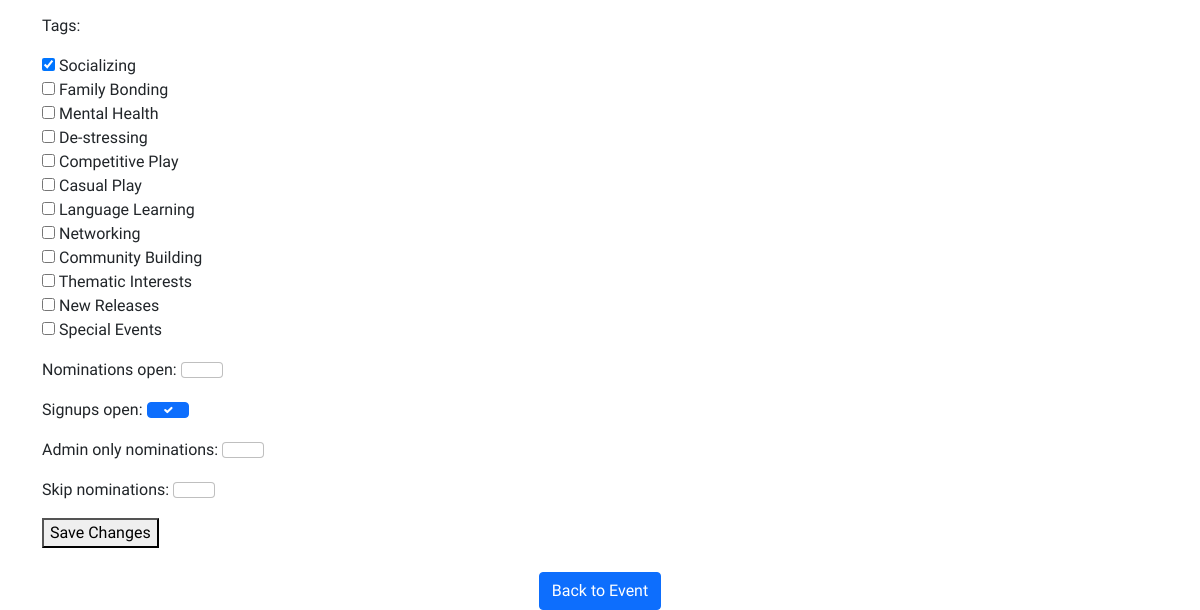
The app's page /event-dashboard/event/2/ (lower part), older data.
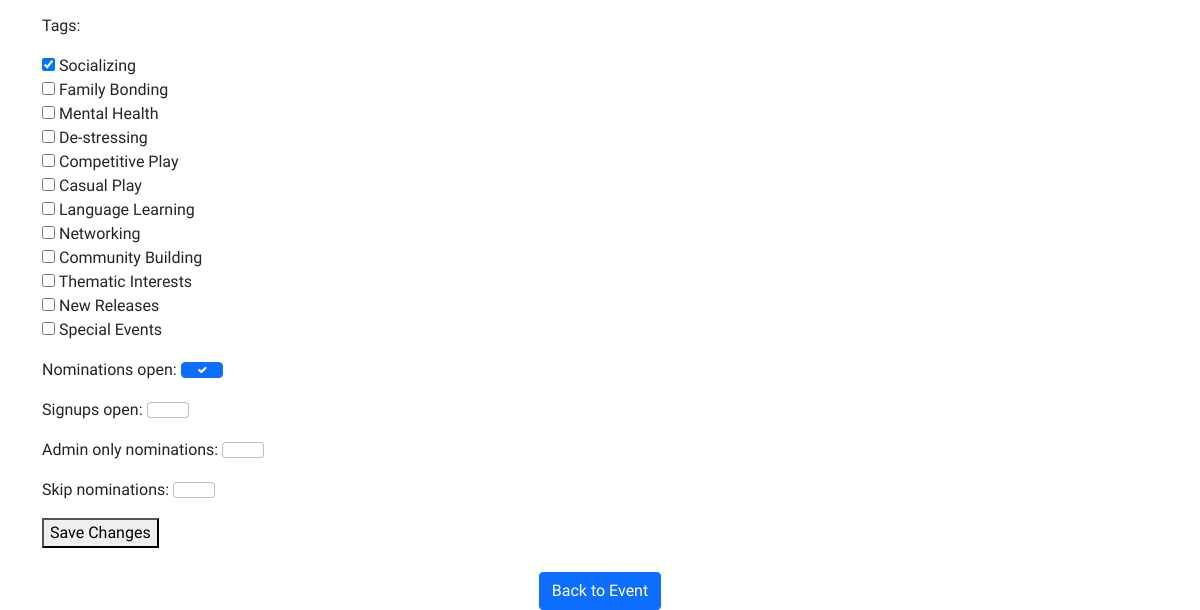
The same page, newer data.
### boardgame/models.py (models this page shows, shortened)
class Event(models.Model):
    group = models.ForeignKey(Group, on_delete=models.CASCADE)
    title = models.CharField(max_length=100)
    description = models.TextField()
    date_time = models.DateTimeField()
    attendees = models.ManyToManyField(User, through='EventAttendance')
    event_image = models.ImageField(upload_to='event_images/', null=True, blank=True)
    categories = models.ManyToManyField(Category, related_name='events', blank=True)
    tags = models.ManyToManyField(Tag, related_name='events', blank=True)
    nominations_open = models.BooleanField(default=True)
    signups_open = models.BooleanField(default=False)
    admin_only_nominations = models.BooleanField(default=False)
    skip_nominations = models.BooleanField(default=False)

### boardgame/views.py (the view, shortened to what this page needs)
# urls.py: path('event-dashboard/event/<int:event_id>/', views.manage_event_dashboard, name='manage_event_dashboard'),
def manage_event_dashboard(request, event_id, section=None):
    event = get_object_or_404(Event, id=event_id)
    section = section or request.GET.get('section', 'event_setup')
    context = {'event': event, 'section': section}
    if section == 'event_setup':
        if request.method == 'POST':
            form = EventForm(request.POST, instance=event)
            if form.is_valid():
                form.save()
                messages.success(request, 'Event updated successfully.')
                return redirect('manage_event_dashboard_with_section', event_id=event.id, section='event_setup')
        else:
            form = EventForm(instance=event)
        context.update({'form': form})
    elif section == 'needs_review':
        pass
    return render(request, 'boardgame/manage_event_dashboard.html', context)

### boardgame/forms.py
class EventForm(forms.ModelForm):
    class Meta:
        model = Event
        fields = ['title', 'description', 'date_time','event_image','categories', 'tags',
                  'nominations_open', 'signups_open', 'admin_only_nominations', 'skip_nominations']
        widgets = {
            'title': forms.TextInput(attrs={'class': 'form-control', 'style': 'width: 50%;'}),
            'description': forms.Textarea(attrs={'class': 'form-control', 'style': 'width: 50%;'}),
            'date_time': forms.DateTimeInput(attrs={'type': 'datetime-local', 'class': 'form-control', 'style': 'width: 50%;'}),
            'categories': forms.CheckboxSelectMultiple,
            'tags': forms.CheckboxSelectMultiple,
            'nominations_open': forms.CheckboxInput(attrs={'class': 'form-check-input form-switch'}),
            'signups_open': forms.CheckboxInput(attrs={'class': 'form-check-input form-switch'}),
            'admin_only_nominations': forms.CheckboxInput(attrs={'class': 'form-check-input form-switch'}),
            'skip_nominations': forms.CheckboxInput(attrs={'class': 'form-check-input form-switch'}),
        }

### boardgame/models.py (called while the page is built)
    def __str__(self):
        return self.name

### boardgame/templates/boardgame/manage_event_dashboard.html (shortened to what this page needs)
{% extends 'boardgame/base.html' %}
{% load static %}
{% load custom_filters %}
{% block content %}
<br/>
{% if section == 'event_setup' %}
    <form method="post">
        {{ form.as_p }}
        <button type="submit">Save Changes</button>
    </form>
{% elif section == 'needs_review' %}
    <h2>Needs Review</h2>
{% endif %}
<div class="text-center mt-4">
    <a href="{% url 'event_details' event.id %}" class="btn btn-primary">Back to Event</a>
</div>
{% endblock %}

Row changes from the older to the newer data that the page shows:
changed Event: nominations_open "☐" → "☑"; signups_open "☑" → "☐"
